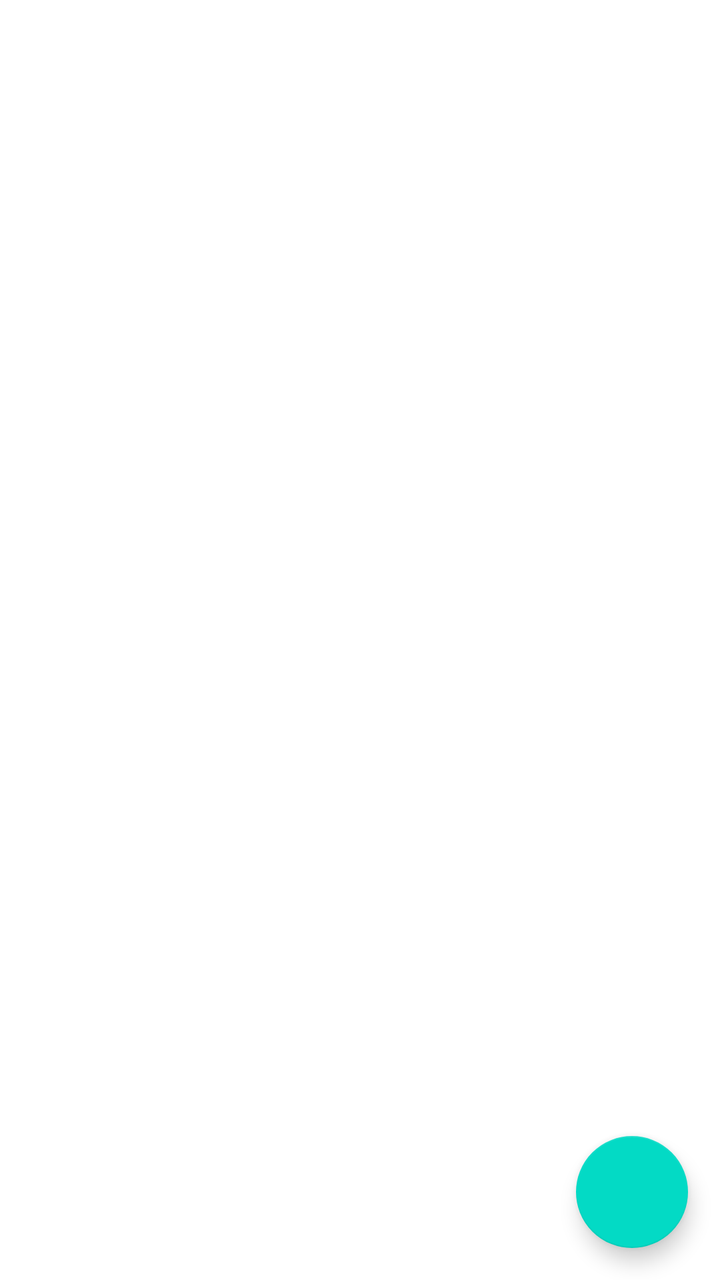
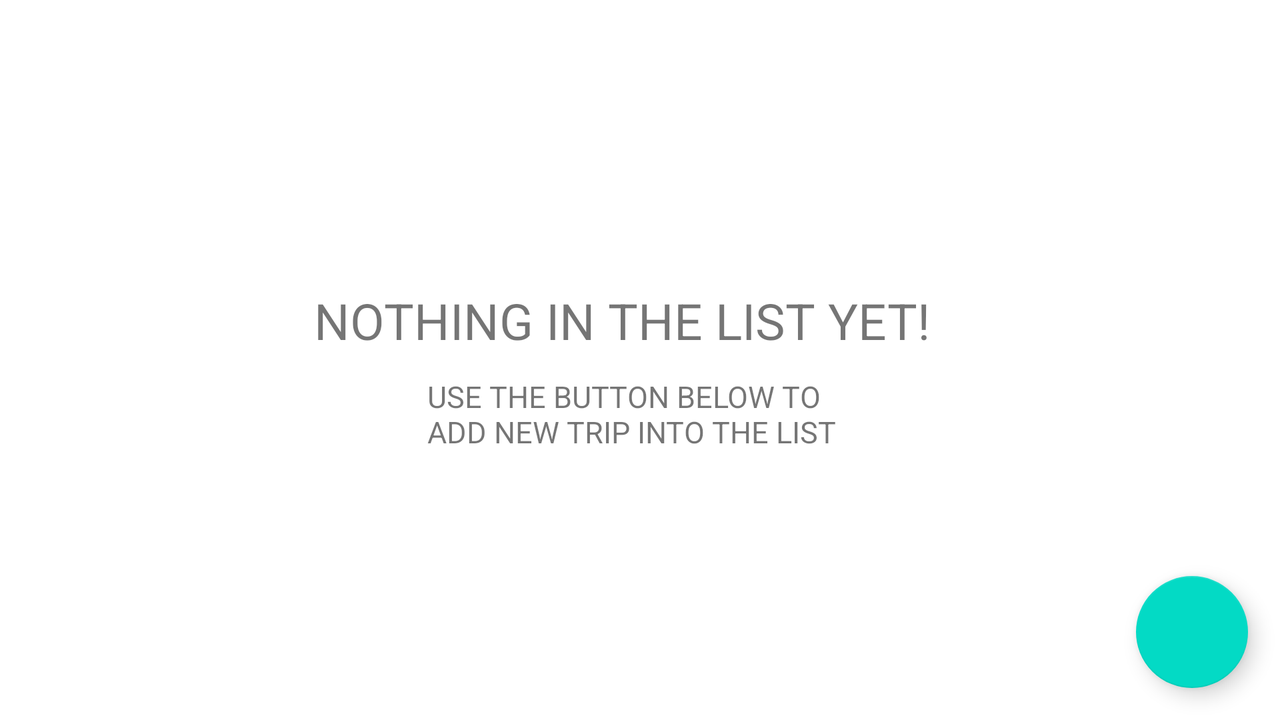

Compare how this app lays out the same screen by default and in its alternative resource folder. The renders come first, then the two layout files and the values they reference.
<!-- AndroidManifest.xml: application theme Theme.CourseWork_2022_2nd -->
<!-- res/layout/fragment_main.xml -->
<?xml version="1.0" encoding="utf-8"?>
<androidx.constraintlayout.widget.ConstraintLayout xmlns:android="http://schemas.android.com/apk/res/android"
    xmlns:tools="http://schemas.android.com/tools"
    android:layout_width="match_parent"
    android:layout_height="match_parent"
    xmlns:app="http://schemas.android.com/apk/res-auto"
    tools:context=".MainFragment">


    <androidx.recyclerview.widget.RecyclerView

        android:id="@+id/recyclerView"
        android:layout_width="match_parent"
        android:layout_height="match_parent"
        android:clickable="true"
        android:focusable="true"
        android:focusableInTouchMode="true"
        app:layout_constraintBottom_toBottomOf="parent"
        app:layout_constraintEnd_toEndOf="parent"
        app:layout_constraintStart_toStartOf="parent"
        app:layout_constraintTop_toTopOf="parent" />

    <com.google.android.material.floatingactionbutton.FloatingActionButton
        android:id="@+id/fabAddTrip"
        android:layout_width="wrap_content"
        android:layout_height="wrap_content"
        android:layout_marginEnd="16dp"
        android:layout_marginBottom="16dp"
        android:clickable="true"
        android:src="@drawable/ic_baseline_add_24"
        app:layout_constraintBottom_toBottomOf="parent"
        app:layout_constraintEnd_toEndOf="parent" />

</androidx.constraintlayout.widget.ConstraintLayout>
<!-- resources referenced by this layout -->
<resources>
  <style name="Theme.CourseWork_2022_2nd" parent="Theme.MaterialComponents.DayNight.DarkActionBar">
          
          <item name="colorPrimary">@color/purple_500</item>
          <item name="colorPrimaryVariant">@color/purple_700</item>
          <item name="colorOnPrimary">@color/white</item>
          
          <item name="colorSecondary">@color/teal_200</item>
          <item name="colorSecondaryVariant">@color/teal_700</item>
          <item name="colorOnSecondary">@color/black</item>
          
          <item name="android:statusBarColor" tools:targetApi="l">?attr/colorPrimaryVariant</item>
          
      </style>
</resources>
<!-- res/layout-land/fragment_main.xml (the repository's variant of the layout above) -->
<!-- drawn on the phone turned sideways -->
<?xml version="1.0" encoding="utf-8"?>
<androidx.constraintlayout.widget.ConstraintLayout xmlns:android="http://schemas.android.com/apk/res/android"
    xmlns:tools="http://schemas.android.com/tools"
    android:layout_width="match_parent"
    android:layout_height="match_parent"
    xmlns:app="http://schemas.android.com/apk/res-auto"
    tools:context=".MainFragment">
    <androidx.recyclerview.widget.RecyclerView

        android:id="@+id/recyclerView"
        android:layout_width="match_parent"
        android:layout_height="match_parent"
        android:clickable="true"
        android:focusable="true"
        android:focusableInTouchMode="true"
        app:layout_constraintBottom_toBottomOf="parent"
        app:layout_constraintEnd_toEndOf="parent"
        app:layout_constraintHorizontal_bias="0.0"
        app:layout_constraintStart_toStartOf="parent"
        app:layout_constraintTop_toTopOf="parent"
        app:layout_constraintVertical_bias="1.0" />

    <com.google.android.material.floatingactionbutton.FloatingActionButton
        android:id="@+id/fabAddTrip"
        android:layout_width="wrap_content"
        android:layout_height="wrap_content"
        android:layout_marginEnd="16dp"
        android:layout_marginBottom="16dp"
        android:clickable="true"
        android:src="@drawable/ic_baseline_add_24"
        app:layout_constraintBottom_toBottomOf="parent"
        app:layout_constraintEnd_toEndOf="parent" />

    <TextView
        android:id="@+id/empty2"
        android:layout_width="wrap_content"
        android:layout_height="wrap_content"
        android:drawableLeft="@drawable/ic_baseline_add_alert_24"
        android:text="Nothing in the list yet!"
        android:textAllCaps="true"
        android:textSize="25dp"
        app:layout_constraintBottom_toBottomOf="parent"
        app:layout_constraintEnd_toEndOf="parent"
        app:layout_constraintHorizontal_bias="0.473"
        app:layout_constraintStart_toStartOf="parent"
        app:layout_constraintTop_toTopOf="parent"
        app:layout_constraintVertical_bias="0.439" />

    <TextView
        android:id="@+id/empty1"
        android:layout_width="213dp"
        android:layout_height="55dp"
        android:text="Use the button below to add new trip into the list"
        android:textAllCaps="true"
        android:textSize="15dp"
        app:layout_constraintBottom_toBottomOf="parent"
        app:layout_constraintEnd_toEndOf="parent"
        app:layout_constraintStart_toStartOf="parent"
        app:layout_constraintTop_toBottomOf="@+id/empty2"
        app:layout_constraintVertical_bias="0.086" />

</androidx.constraintlayout.widget.ConstraintLayout>
